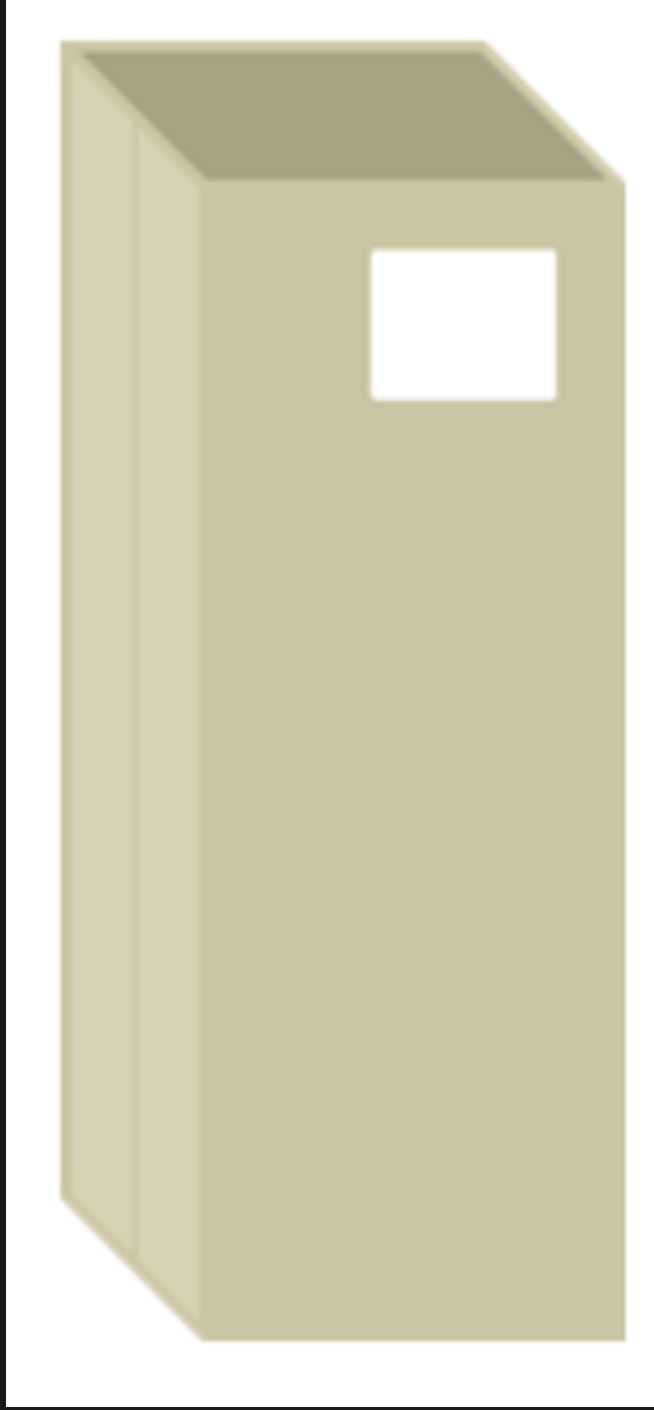
#> input picture test_box4.jpg, 654 x 1410 px; the run also reads 1 picture not shown here
$ jupyter execute --allow-errors label_finder.ipynb
#> lines starting #> are read from the running program, lines starting #| are printed output that depends on the picture; after the words box and inside, x2 and y2 are one past the last pixel; in counts of white or black regions, pixels touching at a corner belong together
[cell 1]
import cv2
import numpy as np
from matplotlib import pyplot as plt
import networkx as nx
import math

def get_label_quadrant(image_path):
#> called with image_path = 'test_box4.jpg'
    image = cv2.imread(image_path)
#> image is the input picture: shape (1410, 654, 3); mean B, G, R 184.7, 209.6, 212.6
    image_rgb = cv2.cvtColor(image, cv2.COLOR_BGR2RGB)
    plt.imshow(image_rgb)
    plt.axis('off')
    plt.show()


    image = cv2.imread(image_path)
    gray = cv2.cvtColor(image, cv2.COLOR_BGR2GRAY)

    edges = cv2.Canny(gray, 1, 20)
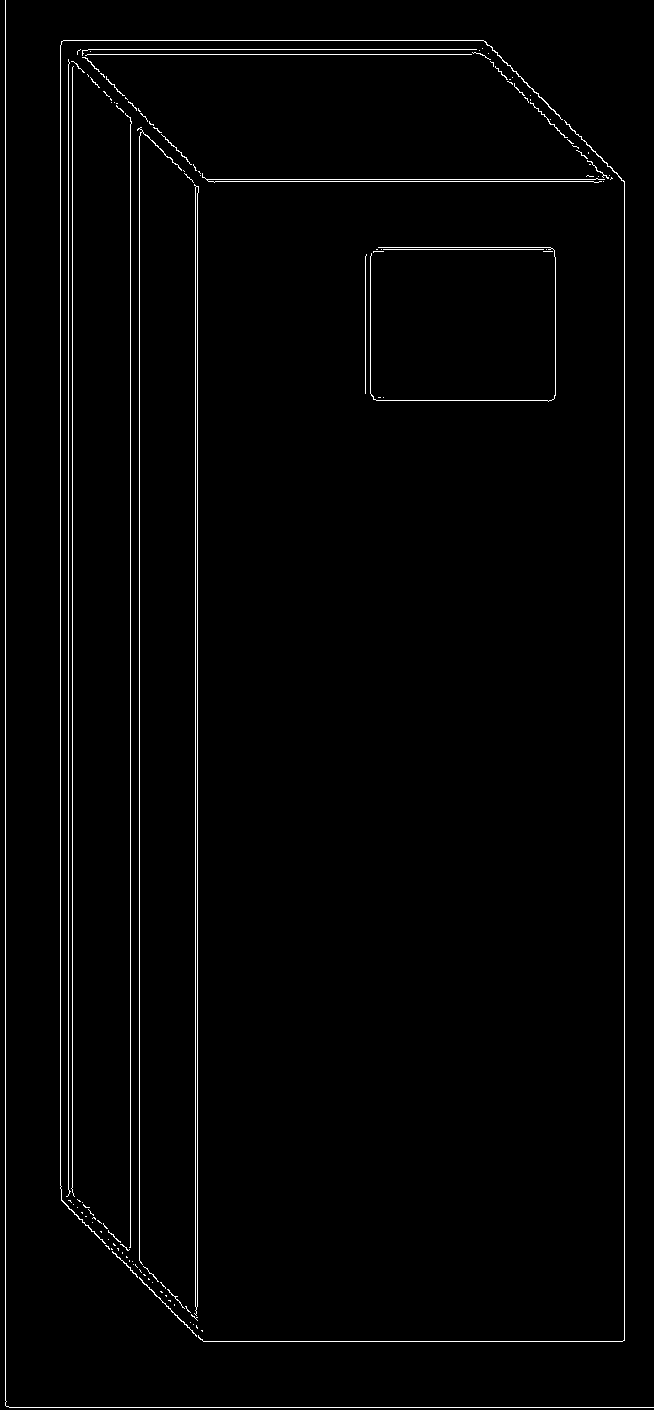
#> edges: shape (1410, 654); 1.7% white in thin lines or dots

    lines = cv2.HoughLinesP(edges, rho=1, theta=np.pi / 180, threshold=50, minLineLength=100, maxLineGap=20)
#> lines = 32 rows, first 6: [5, 1405, 5, 0], [197, 1328, 197, 186], [68, 1208, 68, 40], [139, 1278, 139, 110], [130, 1270, 130, 102], [624, 1340, 624, 181]
    lines = [(line[0]) for line in lines]
#> lines = 32 items, first 6: [5, 1405, 5, 0], [197, 1328, 197, 186], [68, 1208, 68, 40], [139, 1278, 139, 110], [130, 1270, 130, 102], [624, 1340, 624, 181]
    for line in lines:
        x1, y1, x2, y2 = line
        cv2.line(image, (x1, y1), (x2, y2), (np.random.randint(255), np.random.randint(255), np.random.randint(255)), 2)
#> this loop made 32 passes


    def get_slope(line):
        if line[2] == line[0]:
            # If the x-coordinates are equal, avoid division by zero
            return np.append(line, [0, np.sqrt((line[2] - line[0]) ** 2) + (line[3] - line[1]) ** 2]).astype(int)
        else:
            return np.append(line, [abs((line[3] - line[1]) / (line[2] - line[0])), np.sqrt((line[2] - line[0]) ** 2) + (line[3] - line[1]) ** 2]).astype(int)


    angle_len_lines = []
    for line in lines:
        angle_len_lines.append(get_slope(line))
#> this loop made 32 passes
#> after the loop, angle_len_lines = 32 items, first 6: [5, 1405, 5, 0, 0, 1974025], [197, 1328, 197, 186, 0, 1304164], [68, 1208, 68, 40, 0, 1364224], [139, 1278, 139, 110, 0, 1364224], [130, 1270, 130, 102, 0, 1364224], [624, 1340, 624, 181, 0, 1343281]
    angle_len_lines = np.array(angle_len_lines).astype(int)
#> angle_len_lines = 32 rows, first 6: [5, 1405, 5, 0, 0, 1974025], [197, 1328, 197, 186, 0, 1304164], [68, 1208, 68, 40, 0, 1364224], [139, 1278, 139, 110, 0, 1364224], [130, 1270, 130, 102, 0, 1364224], [624, 1340, 624, 181, 0, 1343281]
    angle_len_lines = angle_len_lines[angle_len_lines[:, 4].argsort()]


    def distance_between_points(x1, y1, x2, y2):
        return math.sqrt((x2 - x1) ** 2 + (y2 - y1) ** 2)

    def combine_lines(lines):
        grouped_lines = {}

        for line in lines:
            x1, y1, x2, y2, slope, length = line

            center_x = (x1 + x2) / 2
            center_y = (y1 + y2) / 2

            slope_key = round(slope, 2)

            if slope_key in grouped_lines:
                merged = False
                for existing_line in grouped_lines[slope_key]:
                    existing_center_x = (existing_line[0] + existing_line[2]) / 2
                    existing_center_y = (existing_line[1] + existing_line[3]) / 2

                    dist = distance_between_points(center_x, center_y, existing_center_x, existing_center_y)

                    if dist <= 25:#controls how close the lines have to be to count as one
                        if length > existing_line[5] or (abs(slope) < abs(existing_line[4]) and slope != 0):
                            existing_line[:] = line
                        merged = True
                        break
                if not merged:
                    grouped_lines[slope_key].append(line)
            else:
                grouped_lines[slope_key] = [line]

        combined_lines = [line for group in grouped_lines.values() for line in group]
#> combined_lines = 16 items

        return combined_lines

    image = cv2.imread(image_path)
    gray = cv2.cvtColor(image, cv2.COLOR_BGR2GRAY)

    for line in combine_lines(angle_len_lines):
        x1, y1, x2, y2, _, _ = line
        cv2.line(image, (x1, y1), (x2, y2), (np.random.randint(255), np.random.randint(255), np.random.randint(255)), 2)
#> this loop made 16 passes
#> (line, x1, y1, x2, y2) on passes 1 to 4: ([5, 1405, 5, 0, 0, 1974025], 5, 1405, 5, 0), ([195, 1335, 195, 167, 0, 1364224], 195, 1335, 195, 167), ([72, 1211, 72, 40, 0, 1371241], 72, 1211, 72, 40), ([139, 1278, 139, 110, 0, 1364224], 139, 1278, 139, 110)

    image_rgb = cv2.cvtColor(image, cv2.COLOR_BGR2RGB)


    lines_list= np.array(combine_lines(angle_len_lines))[:,:4]
#> the loop in combine_lines (call 2), `for line in lines:` made 32 passes
#> (x1, y1, x2, y2, slope, length, center_x, center_y) on passes 1 to 4: (5, 1405, 5, 0, 0, 1974025, 5, 702.5), (195, 1335, 195, 167, 0, 1364224, 195, 751), (72, 1211, 72, 40, 0, 1371241, 72, 625.5), (139, 1278, 139, 110, 0, 1364224, 139, 694)
#> lines_list = 16 rows, first 6: [5, 1405, 5, 0], [195, 1335, 195, 167], [72, 1211, 72, 40], [139, 1278, 139, 110], [624, 1340, 624, 181], [9, 1407, 653, 1407]
    lines_list = np.column_stack((lines_list, list(range(len(lines_list)))))
#> lines_list = 16 rows, first 6: [5, 1405, 5, 0, 0], [195, 1335, 195, 167, 1], [72, 1211, 72, 40, 2], [139, 1278, 139, 110, 3], [624, 1340, 624, 181, 4], [9, 1407, 653, 1407, 5]

    def are_close(p1, p2, threshold=25):
        return math.sqrt((p1[0] - p2[0])**2 + (p1[1] - p2[1])**2) <= threshold


    G = nx.Graph()

    for line in lines_list:
        for line_2 in lines_list:
            if str(line_2) == str(line):
                pass
            p1=(line[0], line[1])
            p2=(line[2], line[3])
            p3=(line_2[0], line_2[1])
            p4=(line_2[2], line_2[3])
            if are_close(p1, p3) or are_close(p1,p4) or are_close(p2, p3) or are_close(p2, p4):
                G.add_edge(line[4], line_2[4])
#> this loop made 16 passes
    cycles = nx.simple_cycles(G)
    cycles_of_length_4 = [cycle for cycle in cycles if len(cycle) == 4]
#> cycles_of_length_4 = [[9, 10, 11, 12], [1, 6, 4, 8], [1, 13, 2, 15], [6, 14, 7, 15]]

    box_centers = []
    box_edges=[]
    for cycle in cycles_of_length_4:# this needs to be fixed it is not picking
        x_point= np.mean([np.mean([lines_list[i][0],lines_list[i][2]])  for i in cycle])
        y_point= np.mean([np.mean([lines_list[i][1],lines_list[i][3]])  for i in cycle])
        x_point_top= np.max([np.max([lines_list[i][0],lines_list[i][2]])  for i in cycle])
        y_point_top= np.max([np.max([lines_list[i][1],lines_list[i][3]])  for i in cycle])
        x_point_min= np.min([np.min([lines_list[i][0],lines_list[i][2]])  for i in cycle])
        y_point_min= np.min([np.min([lines_list[i][1],lines_list[i][3]])  for i in cycle])
        box_centers.append([x_point, y_point])
        box_edges.append([[x_point_min, y_point_top], [x_point_top, y_point_min]])
#> this loop made 4 passes
#> (cycle, x_point, y_point, x_point_top, y_point_top, x_point_min, y_point_min) on passes 1 to 4: ([9, 10, 11, 12], 462, 324.9, 555, 400, 365, 249), ([1, 6, 4, 8], 409.2, 757.9, 624, 1341, 190, 167), ([1, 13, 2, 15], 133.5, 692.4, 202, 1340, 61, 40), ([6, 14, 7, 15], 341.9, 113.2, 623, 186, 63, 40)
#> after the loop, box_centers = [[462, 324.9], [409.2, 757.9], [133.5, 692.4], [341.9, 113.2]]; box_edges = [[[365, 400], [555, 249]], [[190, 1341], [624, 167]], [[61, 1340], [202, 40]], [[63, 186], [623, 40]]]


    image_colors = []
    image = cv2.imread(image_path)

    for point in box_centers:
        image_colors.append([image[int(point[1]), int(point[0])][2], image[int(point[1]), int(point[0])][1], image[int(point[1]), int(point[0])][0]])
#> this loop made 4 passes
#> after the loop, image_colors = [[255, 255, 255], [202, 198, 163], [206, 201, 171], [167, 164, 133]]
    image_colors# see the rgb color of the center of each box, can be used in the future for referencing if the code is white to a brown box

    def is_point_inside_box(point, box):
        (x, y), ((x1, y1), (x2, y2)) = point, box
        min_x = min(x1, x2)
        max_x = max(x1, x2)
        min_y = min(y1, y2)
        max_y = max(y1, y2)

        return min_x <= x <= max_x and min_y <= y <= max_y

    insides = []
    for i in range(len(cycles_of_length_4)):
        for j in range(len(cycles_of_length_4)):
            if is_point_inside_box(box_centers[j], box_edges[i]) and i!=j:
                insides.append([i,j])
#> this loop made 4 passes

    quadrant = np.where(np.multiply(np.array(box_centers[insides[0][1]])-np.array(box_centers[insides[0][0]]),np.array([1,-1]))> 0, 1, -1)

    if quadrant[0] == 1:
        if quadrant[1] == 1:
            print('label on top right')
        else:
            print('label on bottom right')
    else:
        if quadrant[1] == 1:
            print('label on top left')
        else:
            print('label on bottom left')

[cell 2]
image_path = r'test_box4.jpg'
get_label_quadrant(image_path)

[cell 3]
box_number = '2'
image = cv2.imread(r'test_box'+box_number+'.jpg')

image_rgb = cv2.cvtColor(image, cv2.COLOR_BGR2RGB)
plt.imshow(image_rgb)
plt.axis('off')
plt.show()

[cell 4]
image = cv2.imread(r'test_box'+box_number+'.jpg')
gray = cv2.cvtColor(image, cv2.COLOR_BGR2GRAY)

edges = cv2.Canny(gray, 1, 20)

lines = cv2.HoughLinesP(edges, rho=1, theta=np.pi / 180, threshold=50, minLineLength=100, maxLineGap=20)
lines = [(line[0]) for line in lines]
for line in lines:
    x1, y1, x2, y2 = line
    cv2.line(image, (x1, y1), (x2, y2), (np.random.randint(255), np.random.randint(255), np.random.randint(255)), 2)
#> this loop made 30 passes
#> line on passes 1 to 4: [29, 1228, 29, 69], [454, 1238, 454, 71], [647, 1409, 647, 3], [593, 1364, 593, 225]

[cell 5]
def get_slope(line):
    return np.append(line, [abs((line[3]-line[1])/(line[2]-line[0])), np.sqrt((line[2]-line[0])**2)+(line[3]-line[1])**2]).astype(int)

[cell 6]
angle_len_lines = []
for line in lines:
    angle_len_lines.append(get_slope(line))
angle_len_lines = np.array(angle_len_lines).astype(int)
angle_len_lines = angle_len_lines[angle_len_lines[:, 4].argsort()]

[cell 7]
def distance_between_points(x1, y1, x2, y2):
    return math.sqrt((x2 - x1) ** 2 + (y2 - y1) ** 2)

def combine_lines(lines):
    grouped_lines = {}

    for line in lines:
        x1, y1, x2, y2, slope, length = line

        center_x = (x1 + x2) / 2
        center_y = (y1 + y2) / 2

        slope_key = round(slope, 2)

        if slope_key in grouped_lines:
            merged = False
            for existing_line in grouped_lines[slope_key]:
                existing_center_x = (existing_line[0] + existing_line[2]) / 2
                existing_center_y = (existing_line[1] + existing_line[3]) / 2

                dist = distance_between_points(center_x, center_y, existing_center_x, existing_center_y)

                if dist <= 25:#controls how close the lines have to be to count as one
                    if length > existing_line[5] or (abs(slope) < abs(existing_line[4]) and slope != 0):
                        existing_line[:] = line
                    merged = True
                    break
            if not merged:
                grouped_lines[slope_key].append(line)
        else:
            grouped_lines[slope_key] = [line]
#> this loop made 30 passes
#> line on passes 1 to 4: [29, 1228, 29, 69, -9223372036854775808, 1343281], [454, 1238, 454, 71, -9223372036854775808, 1361889], [647, 1409, 647, 3, -9223372036854775808, 1976836], [593, 1364, 593, 225, -9223372036854775808, 1297321]

    combined_lines = [line for group in grouped_lines.values() for line in group]

    return combined_lines

[cell 8]
print(len(combine_lines(angle_len_lines)))
#| 16
image = cv2.imread(r'test_box'+box_number+'.jpg')
gray = cv2.cvtColor(image, cv2.COLOR_BGR2GRAY)

for line in combine_lines(angle_len_lines):
    x1, y1, x2, y2, _, _ = line
    cv2.line(image, (x1, y1), (x2, y2), (np.random.randint(255), np.random.randint(255), np.random.randint(255)), 2)
#> this loop made 16 passes

image_rgb = cv2.cvtColor(image, cv2.COLOR_BGR2RGB)
plt.imshow(image_rgb)
plt.axis('off')
plt.show()

[cell 9]
lines_list= np.array(combine_lines(angle_len_lines))[:,:4]
lines_list = np.column_stack((lines_list, list(range(len(lines_list)))))
print(lines_list)
#> (printed output is left out)

[cell 10]
def are_close(p1, p2, threshold=25):
    return math.sqrt((p1[0] - p2[0])**2 + (p1[1] - p2[1])**2) <= threshold

[cell 11]
G = nx.Graph()

for line in lines_list:
    for line_2 in lines_list:
        if str(line_2) == str(line):
            pass
        p1=(line[0], line[1])
        p2=(line[2], line[3])
        p3=(line_2[0], line_2[1])
        p4=(line_2[2], line_2[3])
        if are_close(p1, p3) or are_close(p1,p4) or are_close(p2, p3) or are_close(p2, p4):
            G.add_edge(line[4], line_2[4])
#> this loop made 16 passes
#> line on passes 1 to 4: [29, 1228, 29, 69, 0], [454, 1238, 454, 71, 1], [647, 1409, 647, 3, 2], [584, 1347, 584, 200, 3]
cycles = nx.simple_cycles(G)
cycles_of_length_4 = [cycle for cycle in cycles if len(cycle) == 4]

[cell 12]
nx.draw(G, with_labels=True)
plt.show()

[cell 13]
image = cv2.imread(r'test_box'+box_number+'.jpg')
gray = cv2.cvtColor(image, cv2.COLOR_BGR2GRAY)

for line in lines_list:
    if line[4] in  sum(cycles_of_length_4, []):#see all boxes present
        x1, y1, x2, y2, _ = line
        cv2.line(image, (x1, y1), (x2, y2), (255, 0, 0), 5)

image_rgb = cv2.cvtColor(image, cv2.COLOR_BGR2RGB)
plt.imshow(image_rgb)
plt.axis('off')
plt.show()

[cell 14]
box_centers = []
box_edges=[]
for cycle in cycles_of_length_4:# this needs to be fixed it is not picking
    x_point= np.mean([np.mean([lines_list[i][0],lines_list[i][2]])  for i in cycle])
    y_point= np.mean([np.mean([lines_list[i][1],lines_list[i][3]])  for i in cycle])
    x_point_top= np.max([np.max([lines_list[i][0],lines_list[i][2]])  for i in cycle])
    y_point_top= np.max([np.max([lines_list[i][1],lines_list[i][3]])  for i in cycle])
    x_point_min= np.min([np.min([lines_list[i][0],lines_list[i][2]])  for i in cycle])
    y_point_min= np.min([np.min([lines_list[i][1],lines_list[i][3]])  for i in cycle])
    box_centers.append([x_point, y_point])
    box_edges.append([[x_point_min, y_point_top], [x_point_top, y_point_min]])
#> this loop made 3 passes
#> cycle on passes 1 to 3: [10, 5, 12, 6], [0, 9, 1, 11], [1, 13, 3, 14]

[cell 15]
cycles_of_length_4
#> Out = [[10, 5, 12, 6], [0, 9, 1, 11], [1, 13, 3, 14]]

[cell 16]
image = cv2.imread(r'test_box'+box_number+'.jpg')
gray = cv2.cvtColor(image, cv2.COLOR_BGR2GRAY)
for point in box_centers:
    x, y = point
    print(x,y)
    cv2.circle(image, (int(x), int(y)), radius=20, color=(0, 0, 255), thickness=-1)
#> this loop made 3 passes
#> point on passes 1 to 3: [190, 1083.9], [242.4, 649.8], [516.2, 714.2]
#> (printed output is left out)
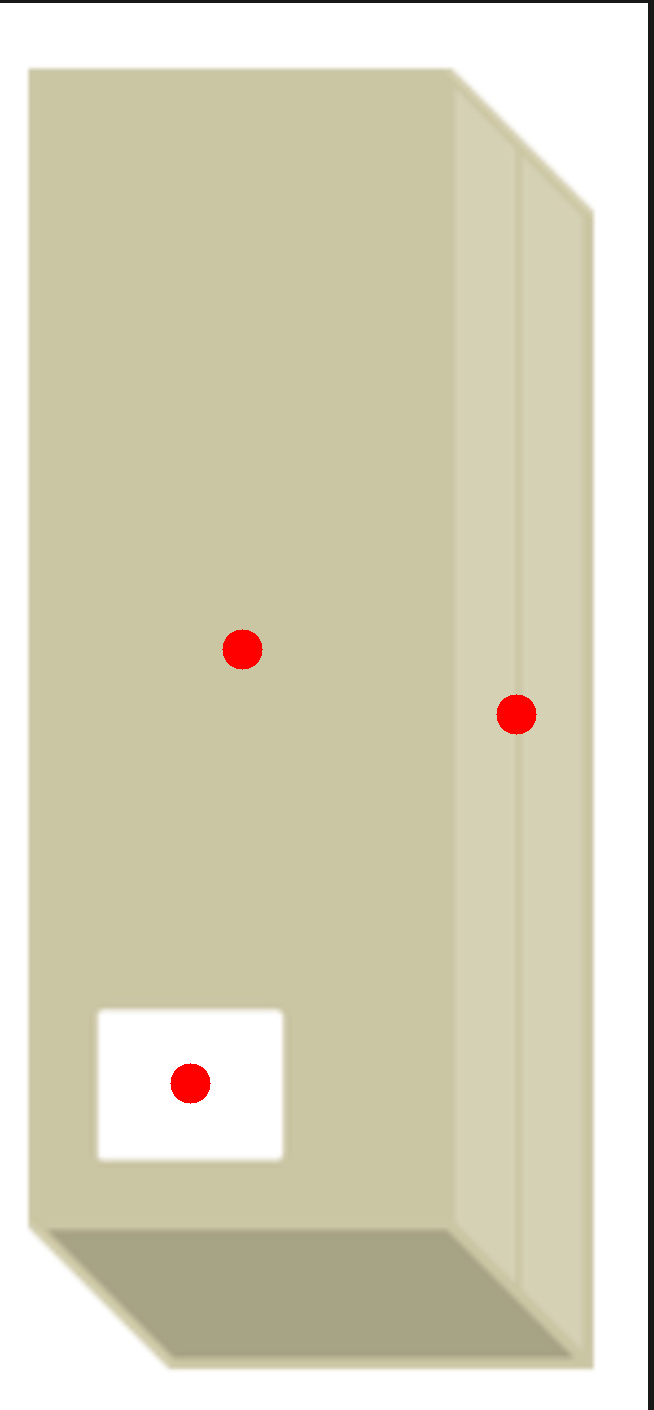
#> image: shape (1410, 654, 3); mean B, G, R 183.9, 208.7, 212.8
for line in lines_list:
    if line[4] in  sum(cycles_of_length_4, []):#see all boxes present
        x1, y1, x2, y2, _ = line
        cv2.line(image, (x1, y1), (x2, y2), (255, 0, 0), 5)
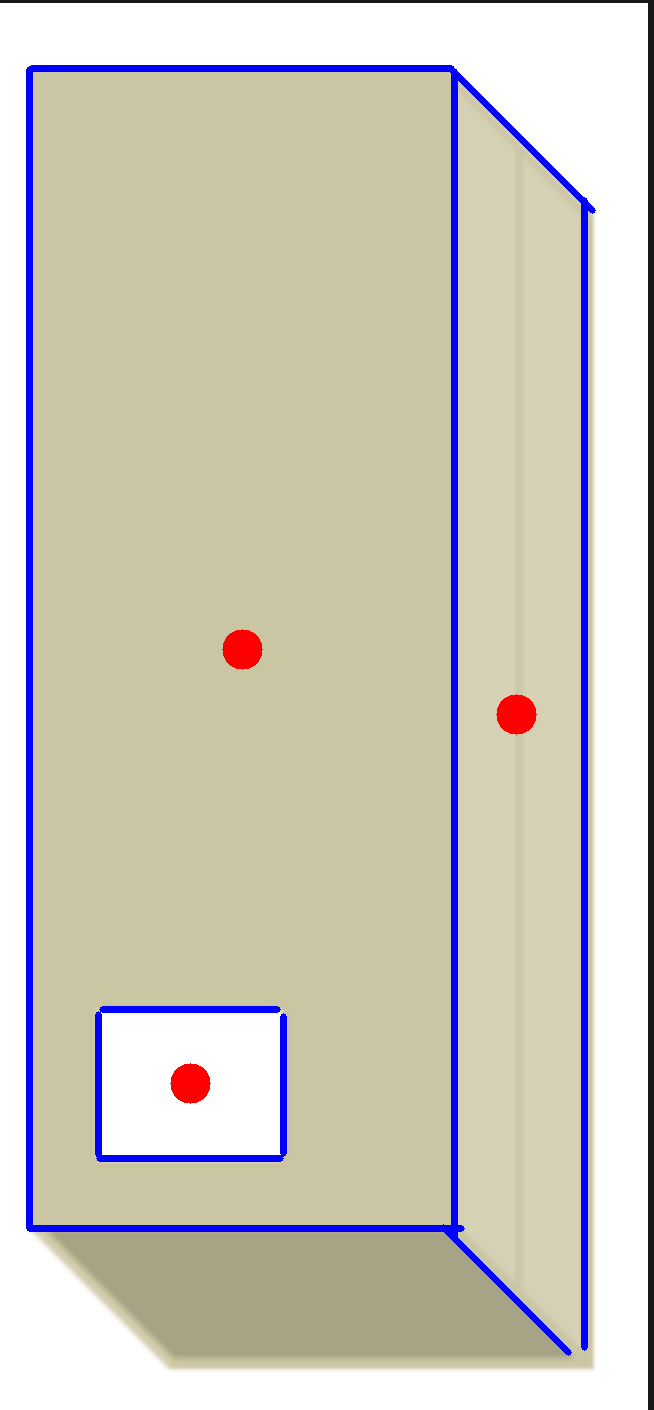
#> image: shape (1410, 654, 3); 4.02% of pixels changed, all inside (x1, y1, x2, y2) = (26, 65, 596, 1356)

image_rgb = cv2.cvtColor(image, cv2.COLOR_BGR2RGB)
plt.imshow(image_rgb)
#plt.axis('off')
plt.show()

[cell 17]
image = cv2.imread(r'test_box'+box_number+'.jpg')
gray = cv2.cvtColor(image, cv2.COLOR_BGR2GRAY)
i=3
#> (the rest of this cell did not finish here and is left out)

[cell 18]
image_colors = []
image = cv2.imread(r'test_box'+box_number+'.jpg')

for point in box_centers:
    image_colors.append([image[int(point[1]), int(point[0])][2], image[int(point[1]), int(point[0])][1], image[int(point[1]), int(point[0])][0]])
image_colors# see the rgb color of the center of each box, can be used in the future for referencing if the code is white to a brown box
#> Out = [[255, 255, 255], [202, 198, 163], [206, 201, 169]]

[cell 19]
def is_point_inside_box(point, box):
    (x, y), ((x1, y1), (x2, y2)) = point, box
    min_x = min(x1, x2)
    max_x = max(x1, x2)
    min_y = min(y1, y2)
    max_y = max(y1, y2)

    return min_x <= x <= max_x and min_y <= y <= max_y

insides = []
for i in range(len(cycles_of_length_4)):
    for j in range(len(cycles_of_length_4)):
        if is_point_inside_box(box_centers[j], box_edges[i]) and i!=j:
            insides.append([i,j])
#> this loop made 3 passes

insides
#> Out = [[1, 0]]

second value is box inside of the box, in this case 3

[cell 20]
box_edges[0]
#> Out = [[98, 1158], [283, 1009]]
